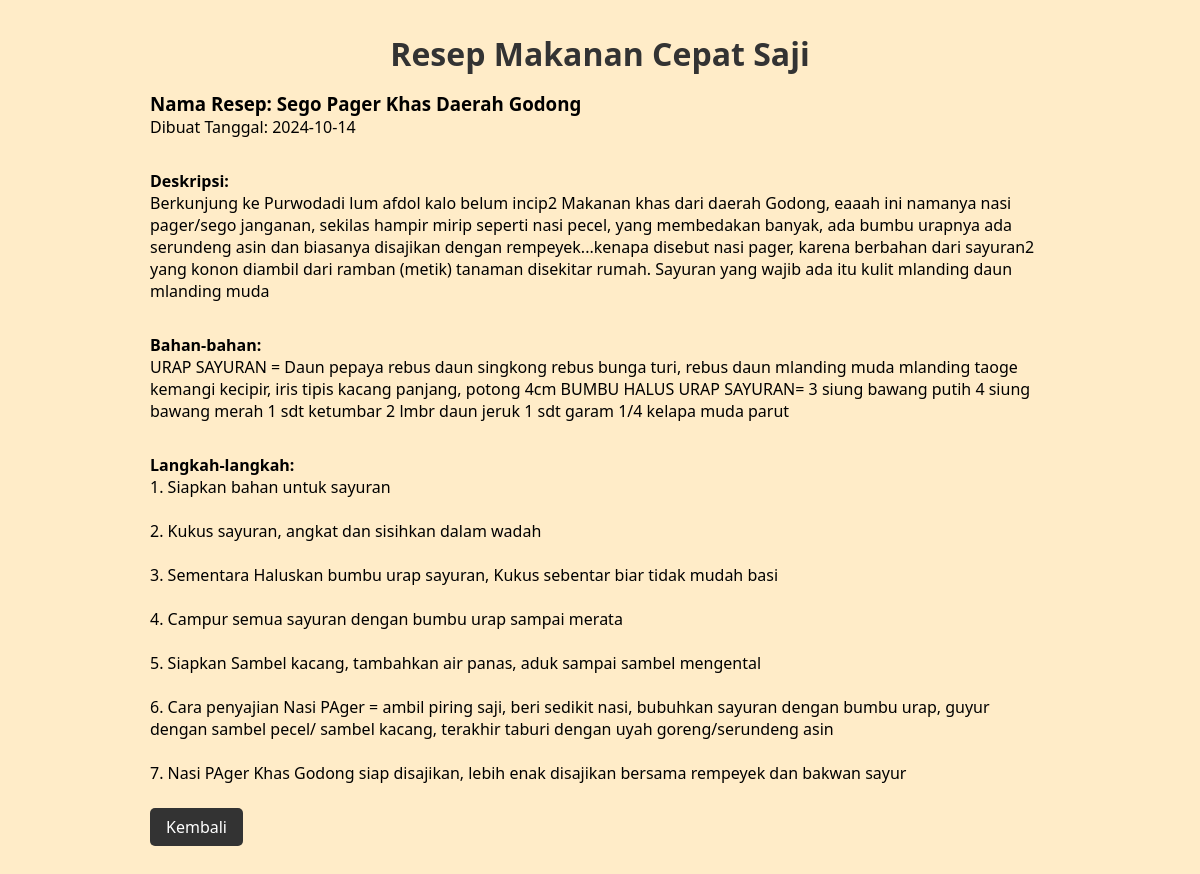
Page /detail_resep.php?id=1 on the committed database.
### tables this page shows
CREATE TABLE resep (
    id INTEGER PRIMARY KEY AUTOINCREMENT,
    nama_resep TEXT NOT NULL,
    description TEXT NOT NULL,
    daerah TEXT NOT NULL,
    bahan TEXT NOT NULL, 
    cara TEXT NOT NULL,
    created_at TEXT NOT NULL);

### functions.php (called while the page is built, shortened)
<?php
function get_resep_by_id($id)
{
    $db = connect_db();
    $query = "SELECT * FROM resep WHERE id = $id";
    $result = $db->query($query);
    return $result ? $result->fetchArray(SQLITE3_ASSOC) : false;
}

### detail_resep.php (the view, shortened to what this page needs)
<?php
require_once 'functions.php';
$id_resep = $_GET['id'];
$resep = get_resep_by_id($id_resep);
?>
<!DOCTYPE html>
<html lang="en">
<head>
</head>
<body>
    <div class="container">
        <div class="jumbotron">
            <h1>Resep Makanan Cepat Saji</h1>
            <div class="card">
                <h3>Nama Resep: <?php echo htmlspecialchars($resep['nama_resep']); ?></h3>
                <span>Dibuat Tanggal: <?php echo htmlspecialchars($resep['created_at']); ?></span>
                <div class="isi">
                    <p>
                        <strong>Deskripsi:</strong><br> <?php echo htmlspecialchars($resep['description']); ?>
                    </p>
                </div>
                <div class="isi">
                    <p>
                        <strong>Bahan-bahan:</strong><br> <?php echo htmlspecialchars($resep['bahan']); ?>
                    </p>
                </div>
                <div class="isi">
                    <p>
                        <strong>Langkah-langkah:</strong><br> <?php echo nl2br(htmlspecialchars($resep['cara'])); ?>
                    </p>
                </div>
                <div class="tombol">
                    <a href="halaman_utama.php">Kembali</a>
                </div>
            </div>
        </div>
    </div>
</body>
</html>

### detail_resep.php (style rules this page uses)
* { margin: 0; padding: 0; box-sizing: border-box; }
body { font-family: system-ui, -apple-system, BlinkMacSystemFont, 'Segoe UI', Roboto, Oxygen, Ubuntu, Cantarell, 'Open Sans', 'Helvetica Neue', sans-serif; background-color: #FFECC8; }
.container .jumbotron { max-width: 900px; margin: auto; padding-bottom: 3rem; }
.container .jumbotron h1 { color: #333; text-align: center; padding: 2rem 0 1rem 0; }
.container .jumbotron .card .isi { margin-top: 2rem; }
.container .jumbotron .card .tombol { margin-top: 2rem; }
.container .jumbotron .card .tombol a { background-color: #333; text-decoration: none; color: #fff; padding: 0.5rem 1rem; border: none; border-radius: 5px; cursor: pointer; transition: 0.3s ease-in-out; }

### rows in the picture
resep: nama_resep "Sego Pager Khas Daerah Godong", created_at "2024-10-14", description "Berkunjung ke Purwodadi lum afdol kalo belum incip2 Makanan khas dari daerah Godong, eaaah ini namanya nasi pager/sego janganan, sekilas hampir mirip seperti nasi pecel, yang membedakan banyak, ada bumbu urapnya ada serundeng asin dan biasanya disajikan dengan rempeyek...kenapa disebut nasi pager, karena berbahan dari sayuran2 yang konon diambil dari ramban (metik) tanaman disekitar rumah. Sayuran yang wajib ada itu kulit mlanding daun mlanding muda", bahan "URAP SAYURAN = Daun pepaya rebus daun singkong rebus bunga turi, rebus daun mlanding muda mlanding taoge kemangi kecipir, iris tipis kacang panjang, potong 4cm BUMBU HALUS URAP SAYURAN= 3 siung bawang putih 4 siung bawang merah 1 sdt ketumbar 2 lmbr daun jeruk 1 sdt garam 1/4 kelapa muda parut", cara "1. Siapkan bahan untuk sayuran 2. Kukus sayuran, angkat dan sisihkan dalam wadah 3. Sementara Haluskan bumbu urap sayuran, Kukus sebentar biar tidak mudah basi 4. Campur semua sayuran dengan bumbu urap sampai merata 5. Siapkan Sambel kacang, tambahkan air panas, aduk sampai sambel mengental 6. Cara penyajian Nasi PAger = ambil piring saji, beri sedikit nasi, bubuhkan sayuran dengan bumbu urap, guyur dengan sambel pecel/ sambel kacang, terakhir taburi dengan uyah goreng/serundeng asin 7. Nasi PAger Khas Godong siap disajikan, lebih enak disajikan bersama rempeyek dan bakwan sayur"
